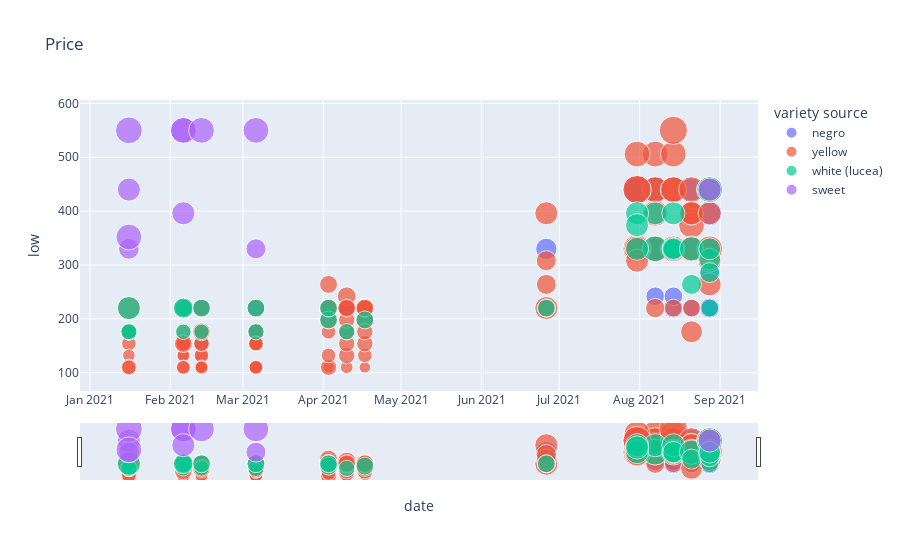

The code cell stored with this chart in its notebook:
### Code cell
df_yam = df.query("commodity == 'yam' and parish in ['Manchester','St. Andrew','St. Catherine','Clarendon','Portland', 'St. Elizabeth','Westmoreland','Hanover','St. James','Trelawny','St. Ann','St. Mary','Portland','St. Thomas']" )
df_yam = df_yam.dropna()

fig = px.scatter(df_yam, x="date", 
                 y="low",
                 title='Price', 
                 color='variety source',
                 size="high",
                 hover_data=['parish','variety source','high','low','supply'],
                 facet_col_wrap=3,
                 
                )
fig.update_xaxes(rangeslider_visible=True)

fig.show()

### Figure 1 — Plotly figure (JSON) as saved in the notebook; plotly's stock layout.template omitted (floating-point values rounded to 4 significant figures; data arrays with more than 128 entries replaced by an {"elided": "..."} marker saying what was removed)
{"data": [{"customdata": {"elided": "33x4 mixed values"}, "hovertemplate": "variety source=%{customdata[1]}<br>date=%{x}<br>low=%{y}<br>high=%{customdata[2]}<br>parish=%{customdata[0]}<br>supply=%{customdata[3]}<extra></extra>", "legendgroup": "negro", "marker": {"color": "#636efa", "size": [264, 264, 264, 264, 286, 264, 550, 330, 330, 286, 330, 550, 440, 286, 264, 440, 330, 308, 506, 330, 330, 176, 176, 264, 198, 220, 660, 330, 550, 330, 374, 198, 264], "sizemode": "area", "sizeref": 1.65, "symbol": "circle"}, "mode": "markers", "name": "negro", "orientation": "v", "showlegend": true, "type": "scatter", "x": ["2021-04-03T00:00:00", "2021-04-03T00:00:00", "2021-04-10T00:00:00", "2021-04-10T00:00:00", "2021-04-17T00:00:00", "2021-04-17T00:00:00", "2021-08-07T00:00:00", "2021-08-07T00:00:00", "2021-08-07T00:00:00", "2021-08-07T00:00:00", "2021-08-14T00:00:00", "2021-08-14T00:00:00", "2021-08-14T00:00:00", "2021-08-14T00:00:00", "2021-08-21T00:00:00", "2021-08-21T00:00:00", "2021-08-21T00:00:00", "2021-08-28T00:00:00", "2021-08-28T00:00:00", "2021-08-28T00:00:00", "2021-08-28T00:00:00", "2021-02-06T00:00:00", "2021-02-13T00:00:00", "2021-02-13T00:00:00", "2021-01-16T00:00:00", "2021-01-16T00:00:00", "2021-07-31T00:00:00", "2021-07-31T00:00:00", "2021-07-31T00:00:00", "2021-07-31T00:00:00", "2021-06-26T00:00:00", "2021-03-06T00:00:00", "2021-03-06T00:00:00"], "xaxis": "x", "y": [220, 220, 220, 220, 220, 220, 440, 330, 330, 242, 220, 330, 330, 242, 220, 440, 330, 220, 396, 286, 220, 154, 154, 220, 176, 176, 440, 330, 440, 330, 330, 176, 220], "yaxis": "y"}, {"customdata": {"elided": "123x4 mixed values"}, "hovertemplate": "variety source=%{customdata[1]}<br>date=%{x}<br>low=%{y}<br>high=%{customdata[2]}<br>parish=%{customdata[0]}<br>supply=%{customdata[3]}<extra></extra>", "legendgroup": "yellow", "marker": {"color": "#EF553B", "size": [220, 110, 176, 220, 264, 264, 264, 176, 220, 264, 220, 132, 220, 220, 220, 264, 286, 220, 220, 264, 242, 110, 176, 220, 220, 264, 264, 264, 220, 220, 264, 550, 396, 550, 550, 550, 550, 308, 550, 484, 550, 550, 440, 550, 660, 264, 550, 440, 550, 550, 484, 440, 464, 264, 550, 396, 440, 440, 550, 396, 440, 550, 440, 550, 440, 154, 132, 176, 198, 220, 220, 198, 154, 176, 330, 264, 154, 110, 176, 176, 198, 220, 220, 198, 132, 176, 264, 264, 176, 132, 220, 220, 220, 220, 176, 176, 440, 220, 660, 330, 660, 440, 550, 660, 550, 440, 440, 440, 264, 330, 330, 264, 176, 132, 176, 198, 220, 220, 198, 154, 176, 264, 176], "sizemode": "area", "sizeref": 1.65, "symbol": "circle"}, "mode": "markers", "name": "yellow", "orientation": "v", "showlegend": true, "type": "scatter", "x": ["2021-04-03T00:00:00", "2021-04-03T00:00:00", "2021-04-03T00:00:00", "2021-04-03T00:00:00", "2021-04-03T00:00:00", "2021-04-03T00:00:00", "2021-04-03T00:00:00", "2021-04-03T00:00:00", "2021-04-03T00:00:00", "2021-04-03T00:00:00", "2021-04-10T00:00:00", "2021-04-10T00:00:00", "2021-04-10T00:00:00", "2021-04-10T00:00:00", "2021-04-10T00:00:00", "2021-04-10T00:00:00", "2021-04-10T00:00:00", "2021-04-10T00:00:00", "2021-04-10T00:00:00", "2021-04-10T00:00:00", "2021-04-17T00:00:00", "2021-04-17T00:00:00", "2021-04-17T00:00:00", "2021-04-17T00:00:00", "2021-04-17T00:00:00", "2021-04-17T00:00:00", "2021-04-17T00:00:00", "2021-04-17T00:00:00", "2021-04-17T00:00:00", "2021-04-17T00:00:00", "2021-04-17T00:00:00", "2021-08-07T00:00:00", "2021-08-07T00:00:00", "2021-08-07T00:00:00", "2021-08-07T00:00:00", "2021-08-07T00:00:00", "2021-08-07T00:00:00", "2021-08-07T00:00:00", "2021-08-07T00:00:00", "2021-08-14T00:00:00", "2021-08-14T00:00:00", "2021-08-14T00:00:00", "2021-08-14T00:00:00", "2021-08-14T00:00:00", "2021-08-14T00:00:00", "2021-08-14T00:00:00", "2021-08-14T00:00:00", "2021-08-21T00:00:00", "2021-08-21T00:00:00", "2021-08-21T00:00:00", "2021-08-21T00:00:00", "2021-08-21T00:00:00", "2021-08-21T00:00:00", "2021-08-21T00:00:00", "2021-08-21T00:00:00", "2021-08-21T00:00:00", "2021-08-28T00:00:00", "2021-08-28T00:00:00", "2021-08-28T00:00:00", "2021-08-28T00:00:00", "2021-08-28T00:00:00", "2021-08-28T00:00:00", "2021-08-28T00:00:00", "2021-08-28T00:00:00", "2021-08-28T00:00:00", "2021-02-06T00:00:00", "2021-02-06T00:00:00", "2021-02-06T00:00:00", "2021-02-06T00:00:00", "2021-02-06T00:00:00", "2021-02-06T00:00:00", "2021-02-06T00:00:00", "2021-02-06T00:00:00", "2021-02-06T00:00:00", "2021-02-06T00:00:00", "2021-02-06T00:00:00", "2021-02-13T00:00:00", "2021-02-13T00:00:00", "2021-02-13T00:00:00", "2021-02-13T00:00:00", "2021-02-13T00:00:00", "2021-02-13T00:00:00", "2021-02-13T00:00:00", "2021-02-13T00:00:00", "2021-02-13T00:00:00", "2021-02-13T00:00:00", "2021-02-13T00:00:00", "2021-02-13T00:00:00", "2021-01-16T00:00:00", "2021-01-16T00:00:00", "2021-01-16T00:00:00", "2021-01-16T00:00:00", "2021-01-16T00:00:00", "2021-01-16T00:00:00", "2021-01-16T00:00:00", "2021-01-16T00:00:00", "2021-01-16T00:00:00", "2021-01-16T00:00:00", "2021-07-31T00:00:00", "2021-07-31T00:00:00", "2021-07-31T00:00:00", "2021-07-31T00:00:00", "2021-07-31T00:00:00", "2021-07-31T00:00:00", "2021-07-31T00:00:00", "2021-07-31T00:00:00", "2021-06-26T00:00:00", "2021-06-26T00:00:00", "2021-06-26T00:00:00", "2021-06-26T00:00:00", "2021-06-26T00:00:00", "2021-06-26T00:00:00", "2021-03-06T00:00:00", "2021-03-06T00:00:00", "2021-03-06T00:00:00", "2021-03-06T00:00:00", "2021-03-06T00:00:00", "2021-03-06T00:00:00", "2021-03-06T00:00:00", "2021-03-06T00:00:00", "2021-03-06T00:00:00", "2021-03-06T00:00:00", "2021-03-06T00:00:00"], "xaxis": "x", "y": [198, 110, 176, 110, 198, 264, 220, 132, 220, 220, 176, 110, 132, 154, 176, 220, 242, 198, 220, 220, 198, 110, 132, 154, 220, 198, 220, 220, 176, 220, 220, 440, 330, 330, 330, 506, 396, 220, 440, 440, 440, 440, 330, 506, 550, 220, 330, 396, 440, 374, 330, 396, 396, 220, 330, 176, 330, 330, 440, 330, 396, 440, 264, 330, 308, 132, 132, 110, 176, 154, 220, 154, 110, 154, 220, 154, 132, 110, 132, 110, 176, 154, 220, 154, 110, 176, 220, 176, 154, 132, 110, 176, 176, 176, 110, 176, 220, 176, 440, 330, 330, 330, 506, 440, 330, 308, 396, 220, 220, 264, 308, 220, 154, 110, 110, 154, 176, 176, 154, 110, 154, 220, 154], "yaxis": "y"}, {"customdata": [["Hanover", "white (lucea)", 264, "moderate"], ["Portland", "white (lucea)", 264, "scarce"], ["Hanover", "white (lucea)", 220, "moderate"], ["Hanover", "white (lucea)", 264, "moderate"], ["Hanover", "white (lucea)", 550, "moderate"], ["Trelawny", "white (lucea)", 440, "moderate"], ["Clarendon", "white (lucea)", 330, "moderate"], ["Hanover", "white (lucea)", 440, "moderate"], ["Trelawny", "white (lucea)", 440, "moderate"], ["St. Ann", "white (lucea)", 374, "moderate"], ["Hanover", "white (lucea)", 484, "moderate"], ["Trelawny", "white (lucea)", 330, "scarce"], ["Clarendon", "white (lucea)", 396, "moderate"], ["Westmoreland", "white (lucea)", 264, "scarce"], ["Hanover", "white (lucea)", 550, "moderate"], ["Trelawny", "white (lucea)", 330, "moderate"], ["St. Ann", "white (lucea)", 396, "moderate"], ["Westmoreland", "white (lucea)", 198, "scarce"], ["Hanover", "white (lucea)", 264, "scarce"], ["Portland", "white (lucea)", 330, "scarce"], ["Westmoreland", "white (lucea)", 198, "scarce"], ["Portland", "white (lucea)", 264, "scarce"], ["Manchester", "white (lucea)", 198, "scarce"], ["Westmoreland", "white (lucea)", 220, "moderate"], ["Portland", "white (lucea)", 440, "scarce"], ["Hanover", "white (lucea)", 440, "moderate"], ["Trelawny", "white (lucea)", 440, "moderate"], ["St. Ann", "white (lucea)", 440, "moderate"], ["Hanover", "white (lucea)", 264, "moderate"], ["Hanover", "white (lucea)", 220, "moderate"], ["Portland", "white (lucea)", 264, "scarce"]], "hovertemplate": "variety source=%{customdata[1]}<br>date=%{x}<br>low=%{y}<br>high=%{customdata[2]}<br>parish=%{customdata[0]}<br>supply=%{customdata[3]}<extra></extra>", "legendgroup": "white (lucea)", "marker": {"color": "#00cc96", "size": [264, 264, 220, 264, 550, 440, 330, 440, 440, 374, 484, 330, 396, 264, 550, 330, 396, 198, 264, 330, 198, 264, 198, 220, 440, 440, 440, 440, 264, 220, 264], "sizemode": "area", "sizeref": 1.65, "symbol": "circle"}, "mode": "markers", "name": "white (lucea)", "orientation": "v", "showlegend": true, "type": "scatter", "x": ["2021-04-03T00:00:00", "2021-04-03T00:00:00", "2021-04-10T00:00:00", "2021-04-17T00:00:00", "2021-08-07T00:00:00", "2021-08-07T00:00:00", "2021-08-14T00:00:00", "2021-08-14T00:00:00", "2021-08-14T00:00:00", "2021-08-14T00:00:00", "2021-08-21T00:00:00", "2021-08-21T00:00:00", "2021-08-28T00:00:00", "2021-08-28T00:00:00", "2021-08-28T00:00:00", "2021-08-28T00:00:00", "2021-08-28T00:00:00", "2021-02-06T00:00:00", "2021-02-06T00:00:00", "2021-02-06T00:00:00", "2021-02-13T00:00:00", "2021-02-13T00:00:00", "2021-01-16T00:00:00", "2021-01-16T00:00:00", "2021-01-16T00:00:00", "2021-07-31T00:00:00", "2021-07-31T00:00:00", "2021-07-31T00:00:00", "2021-06-26T00:00:00", "2021-03-06T00:00:00", "2021-03-06T00:00:00"], "xaxis": "x", "y": [198, 220, 176, 198, 330, 396, 330, 330, 396, 330, 330, 264, 311, 220, 440, 286, 330, 176, 220, 220, 176, 220, 176, 176, 220, 330, 396, 374, 220, 176, 220], "yaxis": "y"}, {"customdata": [["Clarendon", "sweet", 440, "moderate"], ["Manchester", "sweet", 550, "scarce"], ["Clarendon", "sweet", 550, "scarce"], ["St. Ann", "sweet", 440, "scarce"], ["Manchester", "sweet", 550, "scarce"], ["Manchester", "sweet", 440, "scarce"], ["Clarendon", "sweet", 352, "scarce"], ["Trelawny", "sweet", 594, "moderate"], ["St. Ann", "sweet", 550, "moderate"], ["Manchester", "sweet", 550, "scarce"], ["Clarendon", "sweet", 330, "moderate"]], "hovertemplate": "variety source=%{customdata[1]}<br>date=%{x}<br>low=%{y}<br>high=%{customdata[2]}<br>parish=%{customdata[0]}<br>supply=%{customdata[3]}<extra></extra>", "legendgroup": "sweet", "marker": {"color": "#ab63fa", "size": [440, 550, 550, 440, 550, 440, 352, 594, 550, 550, 330], "sizemode": "area", "sizeref": 1.65, "symbol": "circle"}, "mode": "markers", "name": "sweet", "orientation": "v", "showlegend": true, "type": "scatter", "x": ["2021-08-28T00:00:00", "2021-02-06T00:00:00", "2021-02-06T00:00:00", "2021-02-06T00:00:00", "2021-02-13T00:00:00", "2021-01-16T00:00:00", "2021-01-16T00:00:00", "2021-01-16T00:00:00", "2021-01-16T00:00:00", "2021-03-06T00:00:00", "2021-03-06T00:00:00"], "xaxis": "x", "y": [440, 550, 550, 396, 550, 440, 330, 550, 352, 550, 330], "yaxis": "y"}], "layout": {"legend": {"itemsizing": "constant", "title": {"text": "variety source"}, "tracegroupgap": 0}, "title": {"text": "Price"}, "xaxis": {"anchor": "y", "domain": [0, 1], "rangeslider": {"visible": true}, "title": {"text": "date"}}, "yaxis": {"anchor": "x", "domain": [0, 1], "title": {"text": "low"}}}}
